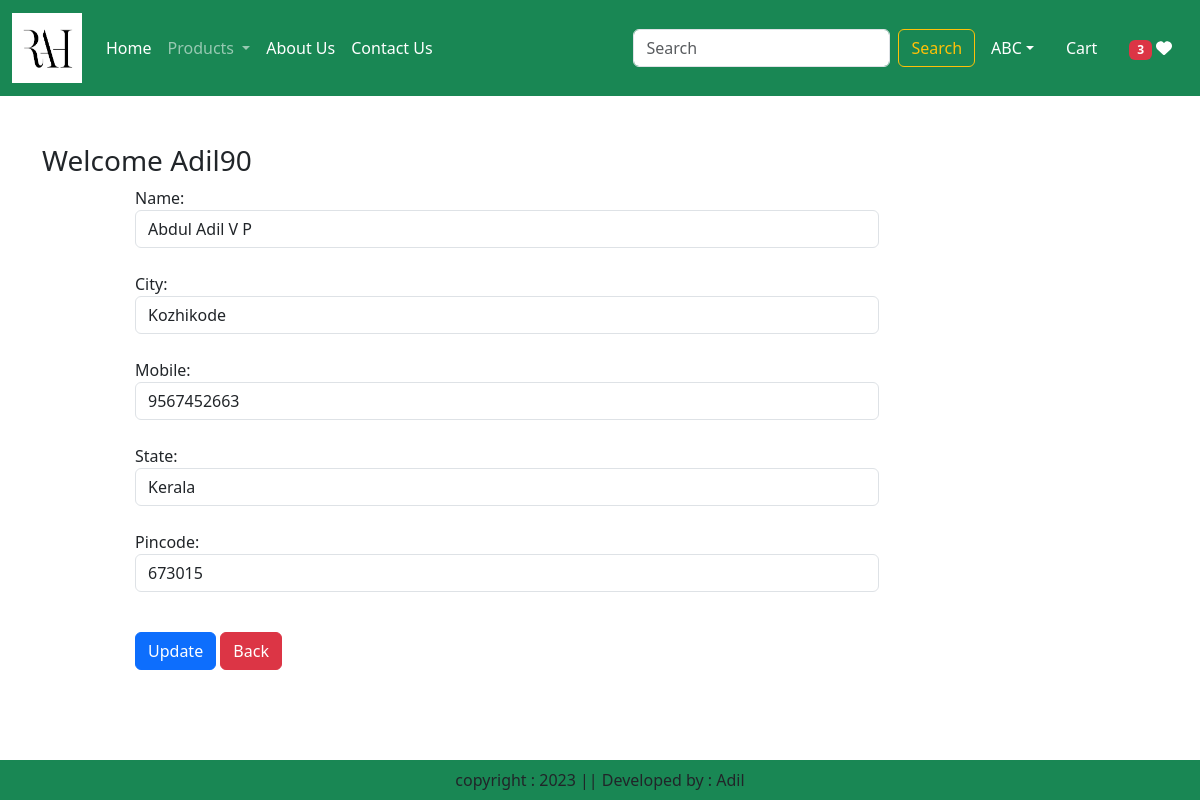
The page /updateaddress/1 (signed in) on the database its author committed.
### cart/models.py (models this page shows, shortened)
class Customer(models.Model):
    user = models.ForeignKey(User,on_delete=models.CASCADE)
    name = models.CharField(max_length=200)
    city = models.CharField(max_length=100)
    mobile = models.IntegerField(default=0)
    pincode = models.IntegerField()
    state = models.CharField(choices=STATE_CHOICES,max_length=100)

### cart/views.py (the view, shortened to what this page needs)
# urls.py: path('updateaddress/<int:pk>', views.UpdateAddress.as_view(), name='updateaddress'),
@method_decorator(login_required,name='dispatch')
class UpdateAddress(View):
    def get(self,request,pk):
        ads = Customer.objects.get(pk=pk)
        form = ProfileForm(instance=ads)
        i = 0
        j = 0
        if request.user.is_authenticated:
            i =len(Cart.objects.filter(user=request.user))
            j =len(Wishlist.objects.filter(user=request.user))
        return render(request,'cart/updateaddress.html',locals())

### cart/forms.py
class ProfileForm(forms.ModelForm):
    class Meta:
        model = Customer
        fields = ['name','city','mobile','state','pincode']
        widgets={
            'name':forms.TextInput(attrs={'class':'form-control'}),
            'city':forms.TextInput(attrs={'class':'form-control'}),
            'mobile':forms.NumberInput(attrs={'class':'form-control'}),
            'state':forms.Select(attrs={'class':'form-control'}),
            'pincode':forms.NumberInput(attrs={'class':'form-control'}),
        }

### cart/templates/cart/updateaddress.html (shortened to what this page needs)
{% extends 'cart/base.html' %}
{% load static %}
{% block main-content %}
<div class="container my-5">
    <div class="row">
        <h3>
            Welcome
            <span class="text-capitalize">
                {{request.user}}
            </span>
        </h3>
    </div>
    <div class="col-sm-8 offset-sm-1">
        <form action="" method="post">
            {% for i in form %}
                {{i.label_tag}} {{i}}
                 <br>
            {% endfor %}
            <div class="col-12 mt-3">
                <button type="submit" class="btn btn-primary">Update</button>
                <a href="{% url 'address' %}" type='button' class='btn btn-danger'>Back</a>
            </div>
        </form>
    </div>
</div>
{% endblock main-content %}

### rows shown on the page
Customer: form "Abdul Adil V P" "Kozhikode" "9567452663" "Kerala" "673015"

### other values the page prints
{{ j }} "3"
{{ request.user }} "Adil90"
{{ i.label_tag }} "Name:" "City:" "Mobile:" "State:" "Pincode:"
